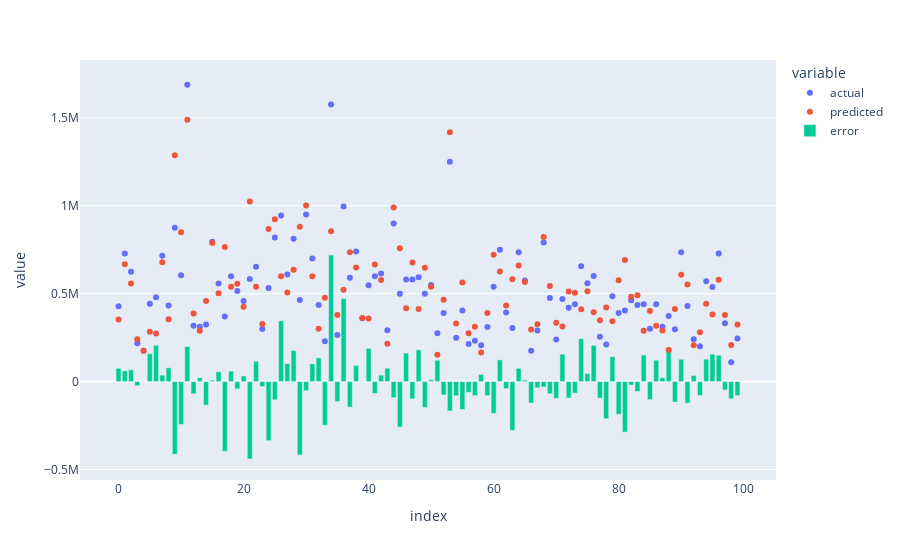

The code cell stored with this chart in its notebook:
### Code cell
import plotly.express as px

show_count = 100
diffs = pd.DataFrame(data={"actual": y[len(X) // 2 :].values, "predicted": predictions})
diffs["error"] = diffs["actual"] - diffs["predicted"]
diffs
# prices = y[len(X)//2:].values
fig = px.scatter(diffs[:show_count], y=["actual", "predicted"])
fig.add_bar(y=diffs["error"][:show_count], name="error")
fig.show()
